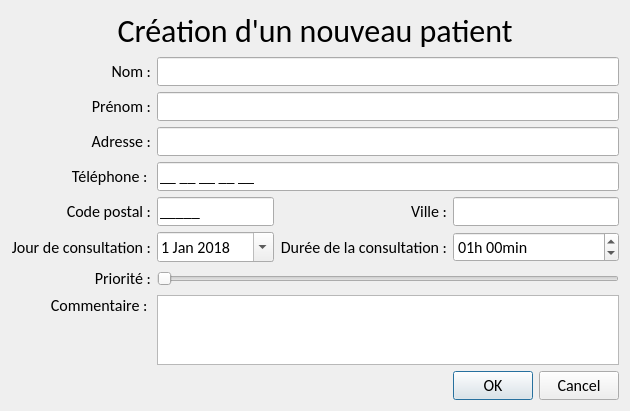
<?xml version="1.0" encoding="UTF-8"?>
<ui version="4.0">
 <class>CreatePatientDialog</class>
 <widget class="QDialog" name="CreatePatientDialog">
  <property name="geometry">
   <rect>
    <x>0</x>
    <y>0</y>
    <width>630</width>
    <height>402</height>
   </rect>
  </property>
  <property name="font">
   <font>
    <family>Calibri</family>
    <pointsize>12</pointsize>
   </font>
  </property>
  <property name="windowTitle">
   <string>Dialog</string>
  </property>
  <layout class="QGridLayout" name="gridLayout">
   <item row="6" column="0">
    <widget class="QLabel" name="label_4">
     <property name="font">
      <font>
       <family>Calibri</family>
      </font>
     </property>
     <property name="text">
      <string>Code postal :</string>
     </property>
     <property name="alignment">
      <set>Qt::AlignRight|Qt::AlignTrailing|Qt::AlignVCenter</set>
     </property>
    </widget>
   </item>
   <item row="11" column="0" colspan="4">
    <spacer name="verticalSpacer_2">
     <property name="orientation">
      <enum>Qt::Vertical</enum>
     </property>
     <property name="sizeHint" stdset="0">
      <size>
       <width>20</width>
       <height>40</height>
      </size>
     </property>
    </spacer>
   </item>
   <item row="6" column="2">
    <widget class="QLabel" name="label_11">
     <property name="font">
      <font>
       <family>Calibri</family>
      </font>
     </property>
     <property name="text">
      <string>Ville :</string>
     </property>
     <property name="alignment">
      <set>Qt::AlignRight|Qt::AlignTrailing|Qt::AlignVCenter</set>
     </property>
    </widget>
   </item>
   <item row="7" column="1">
    <widget class="QDateEdit" name="dateEditConsultationDay">
     <property name="font">
      <font>
       <family>Calibri</family>
      </font>
     </property>
     <property name="minimumDateTime">
      <datetime>
       <hour>0</hour>
       <minute>0</minute>
       <second>0</second>
       <year>2018</year>
       <month>1</month>
       <day>1</day>
      </datetime>
     </property>
     <property name="calendarPopup">
      <bool>true</bool>
     </property>
    </widget>
   </item>
   <item row="9" column="1" colspan="3">
    <widget class="QSlider" name="horizontalSliderPriority">
     <property name="font">
      <font>
       <family>Calibri</family>
      </font>
     </property>
     <property name="minimum">
      <number>1</number>
     </property>
     <property name="maximum">
      <number>5</number>
     </property>
     <property name="pageStep">
      <number>1</number>
     </property>
     <property name="orientation">
      <enum>Qt::Horizontal</enum>
     </property>
    </widget>
   </item>
   <item row="0" column="0" colspan="4">
    <widget class="QLabel" name="label_5">
     <property name="font">
      <font>
       <family>Calibri</family>
       <pointsize>24</pointsize>
      </font>
     </property>
     <property name="text">
      <string>Création d'un nouveau patient</string>
     </property>
     <property name="alignment">
      <set>Qt::AlignCenter</set>
     </property>
    </widget>
   </item>
   <item row="2" column="0">
    <widget class="QLabel" name="label_2">
     <property name="sizePolicy">
      <sizepolicy hsizetype="Preferred" vsizetype="Preferred">
       <horstretch>0</horstretch>
       <verstretch>0</verstretch>
      </sizepolicy>
     </property>
     <property name="font">
      <font>
       <family>Calibri</family>
      </font>
     </property>
     <property name="text">
      <string>Nom :</string>
     </property>
     <property name="alignment">
      <set>Qt::AlignRight|Qt::AlignTrailing|Qt::AlignVCenter</set>
     </property>
    </widget>
   </item>
   <item row="3" column="1" colspan="3">
    <widget class="QLineEdit" name="lineEditSurname">
     <property name="font">
      <font>
       <family>Calibri</family>
      </font>
     </property>
     <property name="inputMask">
      <string>&gt;A&lt;xxxxxxxxxxxxxxxxxxx</string>
     </property>
     <property name="text">
      <string/>
     </property>
    </widget>
   </item>
   <item row="3" column="0">
    <widget class="QLabel" name="label">
     <property name="font">
      <font>
       <family>Calibri</family>
      </font>
     </property>
     <property name="text">
      <string>Prénom :</string>
     </property>
     <property name="alignment">
      <set>Qt::AlignRight|Qt::AlignTrailing|Qt::AlignVCenter</set>
     </property>
    </widget>
   </item>
   <item row="10" column="0">
    <widget class="QLabel" name="label_9">
     <property name="font">
      <font>
       <family>Calibri</family>
      </font>
     </property>
     <property name="text">
      <string>Commentaire : </string>
     </property>
     <property name="alignment">
      <set>Qt::AlignRight|Qt::AlignTop|Qt::AlignTrailing</set>
     </property>
    </widget>
   </item>
   <item row="4" column="1" colspan="3">
    <widget class="QLineEdit" name="lineEditAddress">
     <property name="font">
      <font>
       <family>Calibri</family>
      </font>
     </property>
     <property name="inputMask">
      <string/>
     </property>
     <property name="maxLength">
      <number>32767</number>
     </property>
    </widget>
   </item>
   <item row="4" column="0">
    <widget class="QLabel" name="label_3">
     <property name="font">
      <font>
       <family>Calibri</family>
      </font>
     </property>
     <property name="text">
      <string>Adresse :</string>
     </property>
     <property name="alignment">
      <set>Qt::AlignRight|Qt::AlignTrailing|Qt::AlignVCenter</set>
     </property>
    </widget>
   </item>
   <item row="7" column="3">
    <widget class="QTimeEdit" name="timeEditDuration">
     <property name="font">
      <font>
       <family>Calibri</family>
      </font>
     </property>
     <property name="minimumTime">
      <time>
       <hour>0</hour>
       <minute>0</minute>
       <second>0</second>
      </time>
     </property>
     <property name="displayFormat">
      <string>HH'h 'mm'min'</string>
     </property>
     <property name="time">
      <time>
       <hour>1</hour>
       <minute>0</minute>
       <second>0</second>
      </time>
     </property>
    </widget>
   </item>
   <item row="12" column="3">
    <widget class="QDialogButtonBox" name="buttonBox">
     <property name="font">
      <font>
       <family>Calibri</family>
      </font>
     </property>
     <property name="orientation">
      <enum>Qt::Horizontal</enum>
     </property>
     <property name="standardButtons">
      <set>QDialogButtonBox::Cancel|QDialogButtonBox::Ok</set>
     </property>
    </widget>
   </item>
   <item row="2" column="1" colspan="3">
    <widget class="QLineEdit" name="lineEditName">
     <property name="font">
      <font>
       <family>Calibri</family>
      </font>
     </property>
     <property name="inputMask">
      <string>&gt;A&lt;xxxxxxxxxxxxxxxxxxx</string>
     </property>
    </widget>
   </item>
   <item row="9" column="0">
    <widget class="QLabel" name="label_8">
     <property name="font">
      <font>
       <family>Calibri</family>
      </font>
     </property>
     <property name="text">
      <string>Priorité :</string>
     </property>
     <property name="alignment">
      <set>Qt::AlignRight|Qt::AlignTrailing|Qt::AlignVCenter</set>
     </property>
    </widget>
   </item>
   <item row="6" column="1">
    <widget class="QLineEdit" name="lineEditPostCode">
     <property name="font">
      <font>
       <family>Calibri</family>
      </font>
     </property>
     <property name="inputMask">
      <string>99999;_</string>
     </property>
    </widget>
   </item>
   <item row="6" column="3">
    <widget class="QLineEdit" name="lineEditTown">
     <property name="font">
      <font>
       <family>Calibri</family>
      </font>
     </property>
     <property name="inputMask">
      <string>&gt;A&lt;xxxxxxxxxxxxxxxxxxxxxxxxxxxxxxxxxxxxxxx</string>
     </property>
    </widget>
   </item>
   <item row="1" column="0" colspan="4">
    <spacer name="verticalSpacer">
     <property name="orientation">
      <enum>Qt::Vertical</enum>
     </property>
     <property name="sizeHint" stdset="0">
      <size>
       <width>20</width>
       <height>40</height>
      </size>
     </property>
    </spacer>
   </item>
   <item row="5" column="1" colspan="3">
    <widget class="QLineEdit" name="lineEditPhone">
     <property name="font">
      <font>
       <family>Calibri</family>
      </font>
     </property>
     <property name="inputMask">
      <string>99 99 99 99 99;_</string>
     </property>
    </widget>
   </item>
   <item row="7" column="2">
    <widget class="QLabel" name="label_7">
     <property name="font">
      <font>
       <family>Calibri</family>
      </font>
     </property>
     <property name="text">
      <string>Durée de la consultation :</string>
     </property>
     <property name="alignment">
      <set>Qt::AlignRight|Qt::AlignTrailing|Qt::AlignVCenter</set>
     </property>
    </widget>
   </item>
   <item row="7" column="0">
    <widget class="QLabel" name="label_6">
     <property name="font">
      <font>
       <family>Calibri</family>
      </font>
     </property>
     <property name="text">
      <string>Jour de consultation :</string>
     </property>
     <property name="alignment">
      <set>Qt::AlignRight|Qt::AlignTrailing|Qt::AlignVCenter</set>
     </property>
    </widget>
   </item>
   <item row="5" column="0">
    <widget class="QLabel" name="label_10">
     <property name="font">
      <font>
       <family>Calibri</family>
      </font>
     </property>
     <property name="text">
      <string>Téléphone : </string>
     </property>
     <property name="alignment">
      <set>Qt::AlignRight|Qt::AlignTrailing|Qt::AlignVCenter</set>
     </property>
    </widget>
   </item>
   <item row="10" column="1" colspan="3">
    <widget class="QPlainTextEdit" name="plainTextEditCommentary"/>
   </item>
  </layout>
 </widget>
 <tabstops>
  <tabstop>lineEditName</tabstop>
  <tabstop>lineEditSurname</tabstop>
  <tabstop>lineEditAddress</tabstop>
  <tabstop>lineEditPhone</tabstop>
  <tabstop>lineEditPostCode</tabstop>
  <tabstop>lineEditTown</tabstop>
  <tabstop>dateEditConsultationDay</tabstop>
  <tabstop>timeEditDuration</tabstop>
  <tabstop>horizontalSliderPriority</tabstop>
  <tabstop>plainTextEditCommentary</tabstop>
 </tabstops>
 <resources/>
 <connections>
  <connection>
   <sender>buttonBox</sender>
   <signal>accepted()</signal>
   <receiver>CreatePatientDialog</receiver>
   <slot>accept()</slot>
   <hints>
    <hint type="sourcelabel">
     <x>248</x>
     <y>254</y>
    </hint>
    <hint type="destinationlabel">
     <x>157</x>
     <y>274</y>
    </hint>
   </hints>
  </connection>
  <connection>
   <sender>buttonBox</sender>
   <signal>rejected()</signal>
   <receiver>CreatePatientDialog</receiver>
   <slot>reject()</slot>
   <hints>
    <hint type="sourcelabel">
     <x>316</x>
     <y>260</y>
    </hint>
    <hint type="destinationlabel">
     <x>286</x>
     <y>274</y>
    </hint>
   </hints>
  </connection>
 </connections>
</ui>
